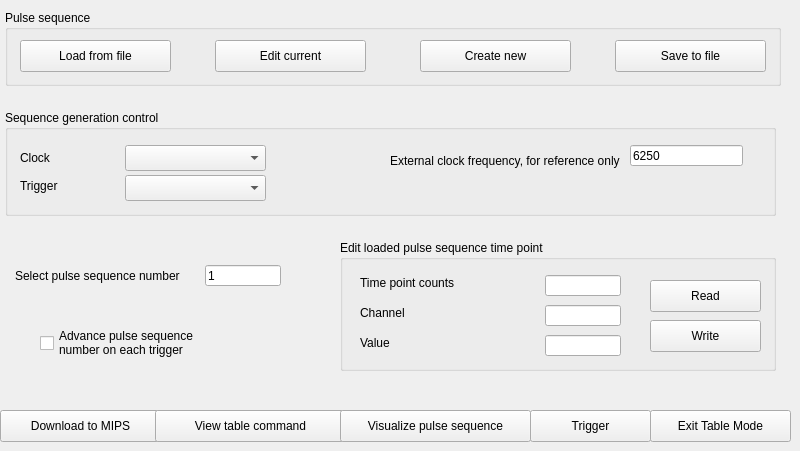
    <widget class="QWidget" name="PSG">
     <attribute name="title">
      <string>Pulse Sequence Generation</string>
     </attribute>
     <widget class="QGroupBox" name="gbPulseSequence">
      <property name="geometry">
       <rect>
        <x>5</x>
        <y>10</y>
        <width>776</width>
        <height>76</height>
       </rect>
      </property>
      <property name="title">
       <string>Pulse sequence</string>
      </property>
      <widget class="QPushButton" name="pbLoadFromFile">
       <property name="geometry">
        <rect>
         <x>15</x>
         <y>30</y>
         <width>151</width>
         <height>32</height>
        </rect>
       </property>
       <property name="toolTip">
        <string>Allows you to select and file that holds a pulse sequence.</string>
       </property>
       <property name="text">
        <string>Load from file</string>
       </property>
      </widget>
      <widget class="QPushButton" name="pbEditCurrent">
       <property name="geometry">
        <rect>
         <x>210</x>
         <y>30</y>
         <width>151</width>
         <height>32</height>
        </rect>
       </property>
       <property name="toolTip">
        <string>Edit the current pulse sequence.</string>
       </property>
       <property name="text">
        <string>Edit current</string>
       </property>
      </widget>
      <widget class="QPushButton" name="pbCreateNew">
       <property name="geometry">
        <rect>
         <x>415</x>
         <y>30</y>
         <width>151</width>
         <height>32</height>
        </rect>
       </property>
       <property name="toolTip">
        <string>Create a new pulse sequence.</string>
       </property>
       <property name="text">
        <string>Create new</string>
       </property>
      </widget>
      <widget class="QPushButton" name="pbSaveToFile">
       <property name="geometry">
        <rect>
         <x>610</x>
         <y>30</y>
         <width>151</width>
         <height>32</height>
        </rect>
       </property>
       <property name="toolTip">
        <string>Save the current pulse sequence to a file.</string>
       </property>
       <property name="text">
        <string>Save to file</string>
       </property>
      </widget>
     </widget>
     <widget class="QGroupBox" name="gbSequenceGenerationControl">
      <property name="geometry">
       <rect>
        <x>5</x>
        <y>110</y>
        <width>771</width>
        <height>106</height>
       </rect>
      </property>
      <property name="title">
       <string>Sequence generation control</string>
      </property>
      <widget class="QComboBox" name="comboClock">
       <property name="geometry">
        <rect>
         <x>120</x>
         <y>35</y>
         <width>141</width>
         <height>26</height>
        </rect>
       </property>
       <property name="toolTip">
        <string>Define the clock source for sequence generation.</string>
       </property>
      </widget>
      <widget class="QLabel" name="label_30">
       <property name="geometry">
        <rect>
         <x>15</x>
         <y>35</y>
         <width>61</width>
         <height>26</height>
        </rect>
       </property>
       <property name="text">
        <string>Clock</string>
       </property>
      </widget>
      <widget class="QLabel" name="label_31">
       <property name="geometry">
        <rect>
         <x>15</x>
         <y>60</y>
         <width>86</width>
         <height>31</height>
        </rect>
       </property>
       <property name="text">
        <string>Trigger</string>
       </property>
      </widget>
      <widget class="QComboBox" name="comboTrigger">
       <property name="geometry">
        <rect>
         <x>120</x>
         <y>65</y>
         <width>141</width>
         <height>26</height>
        </rect>
       </property>
       <property name="toolTip">
        <string>Defines the trigger source to start a pulse sequnce.</string>
       </property>
      </widget>
      <widget class="QLabel" name="label_32">
       <property name="geometry">
        <rect>
         <x>385</x>
         <y>30</y>
         <width>231</width>
         <height>41</height>
        </rect>
       </property>
       <property name="text">
        <string>External clock frequency, for reference only</string>
       </property>
       <property name="wordWrap">
        <bool>true</bool>
       </property>
      </widget>
      <widget class="QLineEdit" name="leExternClock">
       <property name="geometry">
        <rect>
         <x>625</x>
         <y>35</y>
         <width>113</width>
         <height>21</height>
        </rect>
       </property>
       <property name="toolTip">
        <string>This value is not currently used. </string>
       </property>
       <property name="text">
        <string>6250</string>
       </property>
      </widget>
     </widget>
     <widget class="QPushButton" name="pbDownload">
      <property name="geometry">
       <rect>
        <x>0</x>
        <y>410</y>
        <width>161</width>
        <height>32</height>
       </rect>
      </property>
      <property name="toolTip">
       <string>Download the current pulse sequence to MIPS.</string>
      </property>
      <property name="text">
       <string>Download to MIPS</string>
      </property>
     </widget>
     <widget class="QPushButton" name="pbViewTable">
      <property name="geometry">
       <rect>
        <x>155</x>
        <y>410</y>
        <width>191</width>
        <height>32</height>
       </rect>
      </property>
      <property name="text">
       <string>View table command</string>
      </property>
     </widget>
     <widget class="QPushButton" name="pbTrigger">
      <property name="geometry">
       <rect>
        <x>530</x>
        <y>410</y>
        <width>121</width>
        <height>32</height>
       </rect>
      </property>
      <property name="toolTip">
       <string>Issues a command to force a sequence to start.</string>
      </property>
      <property name="text">
       <string>Trigger</string>
      </property>
     </widget>
     <widget class="QLabel" name="label_33">
      <property name="geometry">
       <rect>
        <x>15</x>
        <y>245</y>
        <width>176</width>
        <height>61</height>
       </rect>
      </property>
      <property name="text">
       <string>Select pulse sequence number</string>
      </property>
      <property name="wordWrap">
       <bool>true</bool>
      </property>
     </widget>
     <widget class="QLineEdit" name="leSequenceNumber">
      <property name="geometry">
       <rect>
        <x>205</x>
        <y>265</y>
        <width>76</width>
        <height>21</height>
       </rect>
      </property>
      <property name="toolTip">
       <string>Up to 5 sequences can be loaded into MIPS this selects the one you are working with.</string>
      </property>
      <property name="text">
       <string>1</string>
      </property>
     </widget>
     <widget class="QCheckBox" name="chkAutoAdvance">
      <property name="geometry">
       <rect>
        <x>40</x>
        <y>320</y>
        <width>281</width>
        <height>46</height>
       </rect>
      </property>
      <property name="text">
       <string>Advance pulse sequence
number on each trigger</string>
      </property>
     </widget>
     <widget class="QGroupBox" name="groupBox_4">
      <property name="geometry">
       <rect>
        <x>340</x>
        <y>240</y>
        <width>436</width>
        <height>131</height>
       </rect>
      </property>
      <property name="toolTip">
       <string>These controls allow you to change a output value at a time point. This can be done while a sequence is running.</string>
      </property>
      <property name="title">
       <string>Edit loaded pulse sequence time point</string>
      </property>
      <widget class="QLabel" name="label_34">
       <property name="geometry">
        <rect>
         <x>20</x>
         <y>30</y>
         <width>176</width>
         <height>26</height>
        </rect>
       </property>
       <property name="text">
        <string>Time point counts</string>
       </property>
      </widget>
      <widget class="QLabel" name="label_35">
       <property name="geometry">
        <rect>
         <x>20</x>
         <y>60</y>
         <width>121</width>
         <height>26</height>
        </rect>
       </property>
       <property name="text">
        <string>Channel</string>
       </property>
      </widget>
      <widget class="QLabel" name="label_36">
       <property name="geometry">
        <rect>
         <x>20</x>
         <y>90</y>
         <width>96</width>
         <height>26</height>
        </rect>
       </property>
       <property name="text">
        <string>Value</string>
       </property>
      </widget>
      <widget class="QLineEdit" name="leTimePoint">
       <property name="geometry">
        <rect>
         <x>205</x>
         <y>35</y>
         <width>76</width>
         <height>21</height>
        </rect>
       </property>
       <property name="toolTip">
        <string>Count value of the time point you wish to address.</string>
       </property>
      </widget>
      <widget class="QLineEdit" name="leChannel">
       <property name="geometry">
        <rect>
         <x>205</x>
         <y>65</y>
         <width>76</width>
         <height>21</height>
        </rect>
       </property>
       <property name="toolTip">
        <string>DC bias channel 1 through 16 or Digital output A through P.</string>
       </property>
      </widget>
      <widget class="QLineEdit" name="leValue">
       <property name="geometry">
        <rect>
         <x>205</x>
         <y>95</y>
         <width>76</width>
         <height>21</height>
        </rect>
       </property>
       <property name="toolTip">
        <string>Value read or value you wish to write to the selected channel.</string>
       </property>
      </widget>
      <widget class="QPushButton" name="pbRead">
       <property name="geometry">
        <rect>
         <x>310</x>
         <y>40</y>
         <width>111</width>
         <height>32</height>
        </rect>
       </property>
       <property name="text">
        <string>Read</string>
       </property>
      </widget>
      <widget class="QPushButton" name="pbWrite">
       <property name="geometry">
        <rect>
         <x>310</x>
         <y>80</y>
         <width>111</width>
         <height>32</height>
        </rect>
       </property>
       <property name="text">
        <string>Write</string>
       </property>
      </widget>
     </widget>
     <widget class="QPushButton" name="pbVisPulseSequence">
      <property name="geometry">
       <rect>
        <x>340</x>
        <y>410</y>
        <width>191</width>
        <height>32</height>
       </rect>
      </property>
      <property name="text">
       <string>Visualize pulse sequence</string>
      </property>
     </widget>
     <widget class="QPushButton" name="pbExitTableMode">
      <property name="geometry">
       <rect>
        <x>650</x>
        <y>410</y>
        <width>141</width>
        <height>32</height>
       </rect>
      </property>
      <property name="toolTip">
       <string>Issues a command to force a sequence to start.</string>
      </property>
      <property name="text">
       <string>Exit Table Mode</string>
      </property>
     </widget>
    </widget>
